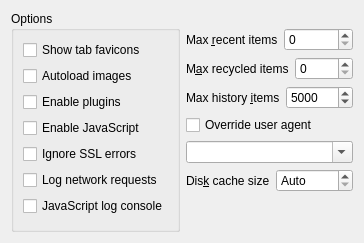
       <widget class="QWidget" name="widget">
        <layout class="QHBoxLayout" name="horizontalLayout_35">
         <item>
          <widget class="QGroupBox" name="groupBox_2">
           <property name="title">
            <string>Options</string>
           </property>
           <layout class="QVBoxLayout" name="verticalLayout_14">
            <item>
             <widget class="QCheckBox" name="checkTabFavicon">
              <property name="text">
               <string>Show tab favicons</string>
              </property>
             </widget>
            </item>
            <item>
             <widget class="QCheckBox" name="checkAutoloadImages">
              <property name="text">
               <string>Autoload images</string>
              </property>
             </widget>
            </item>
            <item>
             <widget class="QCheckBox" name="checkEnablePlugins">
              <property name="text">
               <string>Enable plugins</string>
              </property>
             </widget>
            </item>
            <item>
             <widget class="QCheckBox" name="checkJS">
              <property name="text">
               <string>Enable JavaScript</string>
              </property>
             </widget>
            </item>
            <item>
             <widget class="QCheckBox" name="checkIgnoreSSLErrors">
              <property name="text">
               <string>Ignore SSL errors</string>
              </property>
             </widget>
            </item>
            <item>
             <widget class="QCheckBox" name="checkLogNetworkRequests">
              <property name="text">
               <string>Log network requests</string>
              </property>
             </widget>
            </item>
            <item>
             <widget class="QCheckBox" name="checkJSLogConsole">
              <property name="text">
               <string>JavaScript log console</string>
              </property>
             </widget>
            </item>
           </layout>
          </widget>
         </item>
         <item>
          <layout class="QVBoxLayout" name="verticalLayout_22">
           <item>
            <spacer name="verticalSpacer_17">
             <property name="orientation">
              <enum>Qt::Vertical</enum>
             </property>
             <property name="sizeHint" stdset="0">
              <size>
               <width>20</width>
               <height>17</height>
              </size>
             </property>
            </spacer>
           </item>
           <item>
            <layout class="QHBoxLayout" name="horizontalLayout_19">
             <item>
              <widget class="QLabel" name="label_32">
               <property name="text">
                <string>Max &amp;recent items</string>
               </property>
               <property name="buddy">
                <cstring>spinMaxRecent</cstring>
               </property>
              </widget>
             </item>
             <item>
              <widget class="QSpinBox" name="spinMaxRecent"/>
             </item>
            </layout>
           </item>
           <item>
            <layout class="QHBoxLayout" name="horizontalLayout_12">
             <item>
              <widget class="QLabel" name="label_12">
               <property name="text">
                <string>M&amp;ax recycled items</string>
               </property>
               <property name="buddy">
                <cstring>spinMaxRecycled</cstring>
               </property>
              </widget>
             </item>
             <item>
              <widget class="QSpinBox" name="spinMaxRecycled"/>
             </item>
            </layout>
           </item>
           <item>
            <layout class="QHBoxLayout" name="horizontalLayout_13">
             <item>
              <widget class="QLabel" name="label_13">
               <property name="text">
                <string>Max history &amp;items</string>
               </property>
               <property name="buddy">
                <cstring>spinMaxHistory</cstring>
               </property>
              </widget>
             </item>
             <item>
              <widget class="QSpinBox" name="spinMaxHistory">
               <property name="maximum">
                <number>100000</number>
               </property>
               <property name="value">
                <number>5000</number>
               </property>
              </widget>
             </item>
            </layout>
           </item>
           <item>
            <layout class="QVBoxLayout" name="verticalLayout_18">
             <item>
              <widget class="QCheckBox" name="checkUserAgent">
               <property name="text">
                <string>Override user agent</string>
               </property>
              </widget>
             </item>
             <item>
              <widget class="QComboBox" name="editUserAgent">
               <property name="sizePolicy">
                <sizepolicy hsizetype="Expanding" vsizetype="Fixed">
                 <horstretch>0</horstretch>
                 <verstretch>0</verstretch>
                </sizepolicy>
               </property>
               <property name="maximumSize">
                <size>
                 <width>600</width>
                 <height>16777215</height>
                </size>
               </property>
               <property name="editable">
                <bool>true</bool>
               </property>
              </widget>
             </item>
            </layout>
           </item>
           <item>
            <layout class="QHBoxLayout" name="horizontalLayout_22">
             <item>
              <widget class="QLabel" name="label_29">
               <property name="text">
                <string>Dis&amp;k cache size</string>
               </property>
               <property name="buddy">
                <cstring>spinCacheSize</cstring>
               </property>
              </widget>
             </item>
             <item>
              <widget class="QSpinBox" name="spinCacheSize">
               <property name="specialValueText">
                <string>Auto</string>
               </property>
               <property name="suffix">
                <string> Mb</string>
               </property>
               <property name="maximum">
                <number>999</number>
               </property>
              </widget>
             </item>
            </layout>
           </item>
           <item>
            <spacer name="verticalSpacer_18">
             <property name="orientation">
              <enum>Qt::Vertical</enum>
             </property>
             <property name="sizeHint" stdset="0">
              <size>
               <width>20</width>
               <height>40</height>
              </size>
             </property>
            </spacer>
           </item>
          </layout>
         </item>
        </layout>
       </widget>
